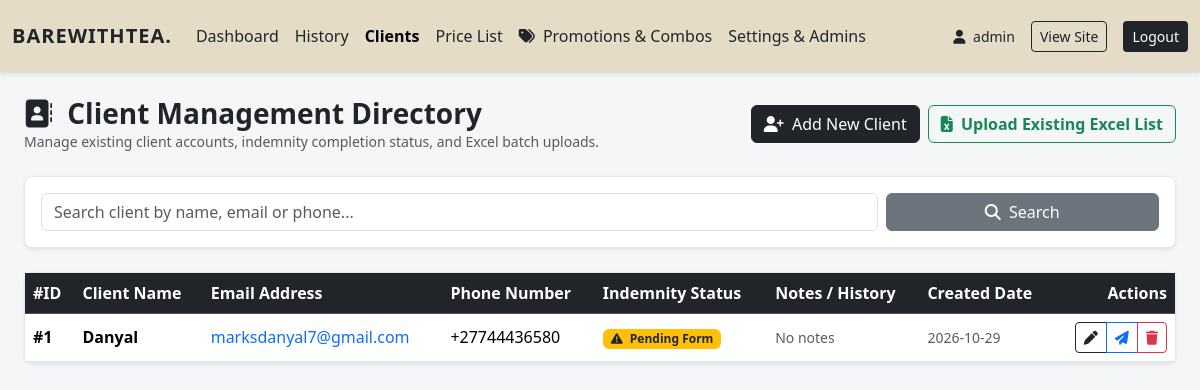
Page /admin/clients.php (signed in) on the committed database.
### tables this page shows
CREATE TABLE clients (
        id INTEGER PRIMARY KEY AUTOINCREMENT,
        name TEXT NOT NULL,
        email TEXT UNIQUE NOT NULL,
        phone TEXT NOT NULL,
        indemnity_completed INTEGER DEFAULT 0,
        notes TEXT DEFAULT '',
        created_at DATETIME DEFAULT CURRENT_TIMESTAMP
    );

### admin/clients.php (the view, shortened to what this page needs)
<?php
require_once __DIR__ . '/../backend/mail-helper.php';
$search = trim($_GET['search'] ?? '');
if (!empty($search)) {
    $stmt = $pdo->prepare("SELECT * FROM clients WHERE name LIKE ? OR email LIKE ? OR phone LIKE ? ORDER BY id DESC");
    $stmt->execute(["%{$search}%", "%{$search}%", "%{$search}%"]);
} else {
    $stmt = $pdo->query("SELECT * FROM clients ORDER BY id DESC");
}
$clients = $stmt->fetchAll(PDO::FETCH_ASSOC);
?>
<!DOCTYPE html>
<html lang="en">
<head>
    <link href="https://cdn.jsdelivr.net/npm/bootstrap@5.3.3/dist/css/bootstrap.min.css" rel="stylesheet">
    <link href="https://cdnjs.cloudflare.com/ajax/libs/font-awesome/6.4.0/css/all.min.css" rel="stylesheet">
</head>
<body>
<?php include __DIR__ . '/navbar.php'; ?>
<div class="container-fluid py-4 px-4">
    <div class="d-flex flex-wrap justify-content-between align-items-center mb-4 gap-3">
        <div>
            <h3 class="fw-bold mb-0"><i class="fa-solid fa-address-book text-dark me-2"></i> Client Management Directory</h3>
            <p class="text-muted small mb-0">Manage existing client accounts, indemnity completion status, and Excel batch uploads.</p>
        </div>
        <div class="d-flex gap-2">
            <button class="btn btn-dark" data-bs-toggle="modal" data-bs-target="#addClientModal"><i class="fa-solid fa-user-plus me-1"></i> Add New Client</button>
            <button class="btn btn-outline-success fw-bold" data-bs-toggle="modal" data-bs-target="#importExcelModal"><i class="fa-solid fa-file-excel me-1"></i> Upload Existing Excel List</button>
        </div>
    </div>
    <div class="card card-custom p-3 mb-4 shadow-sm">
        <form method="GET" action="clients.php" class="row g-2 align-items-center">
            <div class="col-md-9">
                <input type="text" name="search" class="form-control" placeholder="Search client by name, email or phone..." value="<?= htmlspecialchars($search) ?>">
            </div>
            <div class="col-md-3 d-flex gap-2">
                <button type="submit" class="btn btn-secondary w-100"><i class="fa-solid fa-magnifying-glass me-1"></i> Search</button>
            </div>
        </form>
    </div>
    <div class="card card-custom shadow-sm">
        <div class="table-responsive">
            <table class="table table-hover align-middle mb-0">
                <thead class="table-dark">
                    <tr>
                        <th>#ID</th>
                        <th>Client Name</th>
                        <th>Email Address</th>
                        <th>Phone Number</th>
                        <th>Indemnity Status</th>
                        <th>Notes / History</th>
                        <th>Created Date</th>
                        <th class="text-end">Actions</th>
                    </tr>
                </thead>
                <tbody>
                    <?php if (empty($clients)): ?>
                        <tr>
                            <td colspan="8" class="text-center py-4 text-muted">No clients found. Click "Add New Client" or "Upload Existing Excel List".</td>
                        </tr>
                    <?php else: ?>
                        <?php foreach ($clients as $c): ?>
                            <tr>
                                <td class="fw-bold">#<?= $c['id'] ?></td>
                                <td><span class="fw-semibold"><?= htmlspecialchars($c['name']) ?></span></td>
                                <td><a href="mailto:<?= htmlspecialchars($c['email']) ?>" class="text-decoration-none"><?= htmlspecialchars($c['email']) ?></a></td>
                                <td><?= htmlspecialchars($c['phone']) ?></td>
                                <td>
                                    <?php if ($c['indemnity_completed'] == 1): ?>
                                        <span class="badge bg-success"><i class="fa-solid fa-circle-check me-1"></i> Completed</span>
                                    <?php else: ?>
                                        <span class="badge bg-warning text-dark"><i class="fa-solid fa-triangle-exclamation me-1"></i> Pending Form</span>
                                    <?php endif; ?>
                                </td>
                                <td><small class="text-muted"><?= htmlspecialchars($c['notes'] ?: 'No notes') ?></small></td>
                                <td><small class="text-muted"><?= date('Y-m-d', strtotime($c['created_at'])) ?></small></td>
                                <td class="text-end">
                                    <div class="btn-group btn-group-sm">
                                        <button class="btn btn-outline-dark" data-bs-toggle="modal" data-bs-target="#editClientModal<?= $c['id'] ?>" title="Edit Client"><i class="fa-solid fa-pen"></i></button>
                                        <button class="btn btn-outline-primary" data-bs-toggle="modal" data-bs-target="#dispatchModal<?= $c['id'] ?>" title="Dispatch Indemnity Form"><i class="fa-solid fa-paper-plane"></i></button>
                                        <button class="btn btn-outline-danger" data-bs-toggle="modal" data-bs-target="#deleteClientModal<?= $c['id'] ?>" title="Delete"><i class="fa-solid fa-trash"></i></button>
                                    </div>
                                </td>
                            </tr>
                        <?php endforeach; ?>
                    <?php endif; ?>
                </tbody>
            </table>
        </div>
    </div>
</div>
</body>
</html>

### admin/clients.php (style rules this page uses)
body { background-color: #f4f6f8; font-family: system-ui, -apple-system, sans-serif; color: #212529; }
.card-custom { border-radius: 8px; border: 1px solid #e2e8f0; background: #ffffff; }

### rows in the picture
clients: id "1", name "Danyal", email "marksdanyal7@gmail.com", phone "+27744436580", indemnity_completed 0 (drawn), notes "No notes", created_at "2026-10-29"

### other values in the picture
$_SESSION['admin_user'] "admin"
